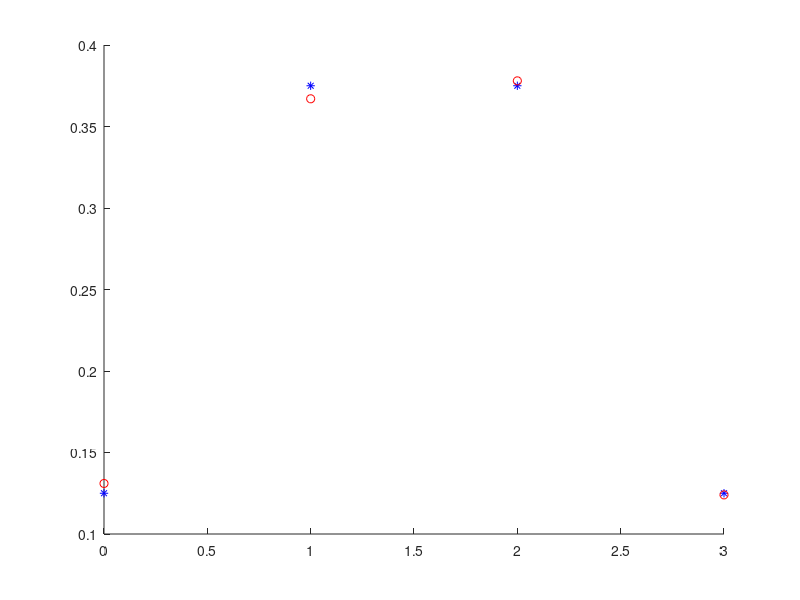

Write MATLAB code to recreate this figure.
%a. and b.
n = 3;
p = 0.5;
k = 0:n;
Y = pdf('bino',k,n,p);
Z = cdf('bino',k,n,p);
figure(1)
hold on
    plot(k,Y,'b*')
%figure(2)
    %plot(k,Z,'r*')
%figure(3)
    %stairs(Z)
   
%c. P(X=0) and P(X!=1)
pdf('bino',0,n,p)
1 - pdf('bino',1,n,p);

%d. P(X<=2), P(X<2)
cdf('bino',2,n,p)
cdf('bino',1,n,p)

%e. P(X>=1), P(X>1)
1 - cdf('bino',0,n,p);
1 - cdf('bino',1,n,p);

%f. Simulation 
coin = randi([0:1], [100,1])

%f.2. Simulation 2
N = 1000
A = rand(3, N)
A < 0.5
x = sum(A<0.5)
v(1) = sum(x==0)/N;
v(2) = sum(x==1)/N;
v(3) = sum(x==2)/N;
v(4) = sum(x==3)/N;

figure(1)
    plot(k,v,'ro');